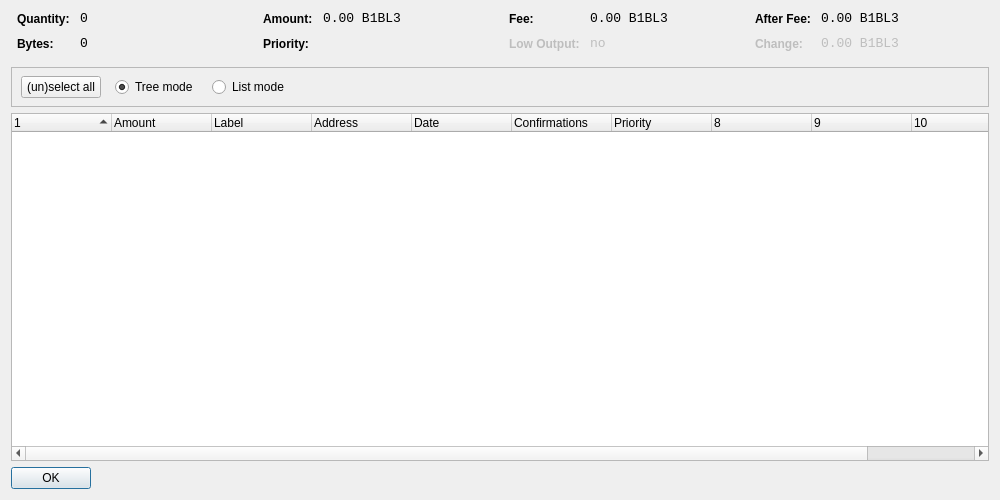
<?xml version="1.0" encoding="UTF-8"?>
<ui version="4.0">
 <class>CoinControlDialog</class>
 <widget class="QDialog" name="CoinControlDialog">
  <property name="geometry">
   <rect>
    <x>0</x>
    <y>0</y>
    <width>1000</width>
    <height>500</height>
   </rect>
  </property>
  <property name="windowTitle">
   <string>Coin Control</string>
  </property>
  <layout class="QVBoxLayout" name="verticalLayout">
   <item>
    <layout class="QHBoxLayout" name="horizontalLayoutTop" stretch="0,0,0,0">
     <property name="topMargin">
      <number>0</number>
     </property>
     <property name="bottomMargin">
      <number>10</number>
     </property>
     <item>
      <layout class="QFormLayout" name="formLayoutCoinControl1">
       <property name="horizontalSpacing">
        <number>10</number>
       </property>
       <property name="verticalSpacing">
        <number>10</number>
       </property>
       <property name="leftMargin">
        <number>6</number>
       </property>
       <property name="rightMargin">
        <number>6</number>
       </property>
       <item row="0" column="0">
        <widget class="QLabel" name="labelCoinControlQuantityText">
         <property name="styleSheet">
          <string notr="true">font-weight:bold;</string>
         </property>
         <property name="text">
          <string>Quantity:</string>
         </property>
        </widget>
       </item>
       <item row="0" column="1">
        <widget class="QLabel" name="labelCoinControlQuantity">
         <property name="font">
          <font>
           <family>Monospace</family>
           <pointsize>10</pointsize>
          </font>
         </property>
         <property name="cursor">
          <cursorShape>IBeamCursor</cursorShape>
         </property>
         <property name="contextMenuPolicy">
          <enum>Qt::ActionsContextMenu</enum>
         </property>
         <property name="text">
          <string notr="true">0</string>
         </property>
         <property name="textInteractionFlags">
          <set>Qt::LinksAccessibleByMouse|Qt::TextSelectableByKeyboard|Qt::TextSelectableByMouse</set>
         </property>
        </widget>
       </item>
       <item row="1" column="0">
        <widget class="QLabel" name="labelCoinControlBytesText">
         <property name="styleSheet">
          <string notr="true">font-weight:bold;</string>
         </property>
         <property name="text">
          <string>Bytes:</string>
         </property>
        </widget>
       </item>
       <item row="1" column="1">
        <widget class="QLabel" name="labelCoinControlBytes">
         <property name="font">
          <font>
           <family>Monospace</family>
           <pointsize>10</pointsize>
          </font>
         </property>
         <property name="cursor">
          <cursorShape>IBeamCursor</cursorShape>
         </property>
         <property name="contextMenuPolicy">
          <enum>Qt::ActionsContextMenu</enum>
         </property>
         <property name="text">
          <string notr="true">0</string>
         </property>
         <property name="textInteractionFlags">
          <set>Qt::LinksAccessibleByMouse|Qt::TextSelectableByKeyboard|Qt::TextSelectableByMouse</set>
         </property>
        </widget>
       </item>
      </layout>
     </item>
     <item>
      <layout class="QFormLayout" name="formLayoutCoinControl2">
       <property name="horizontalSpacing">
        <number>10</number>
       </property>
       <property name="verticalSpacing">
        <number>10</number>
       </property>
       <property name="leftMargin">
        <number>6</number>
       </property>
       <property name="rightMargin">
        <number>6</number>
       </property>
       <item row="0" column="0">
        <widget class="QLabel" name="labelCoinControlAmountText">
         <property name="styleSheet">
          <string notr="true">font-weight:bold;</string>
         </property>
         <property name="text">
          <string>Amount:</string>
         </property>
        </widget>
       </item>
       <item row="0" column="1">
        <widget class="QLabel" name="labelCoinControlAmount">
         <property name="font">
          <font>
           <family>Monospace</family>
           <pointsize>10</pointsize>
          </font>
         </property>
         <property name="cursor">
          <cursorShape>IBeamCursor</cursorShape>
         </property>
         <property name="contextMenuPolicy">
          <enum>Qt::ActionsContextMenu</enum>
         </property>
         <property name="text">
          <string notr="true">0.00 B1BL3</string>
         </property>
         <property name="textInteractionFlags">
          <set>Qt::LinksAccessibleByMouse|Qt::TextSelectableByKeyboard|Qt::TextSelectableByMouse</set>
         </property>
        </widget>
       </item>
       <item row="1" column="0">
        <widget class="QLabel" name="labelCoinControlPriorityText">
         <property name="styleSheet">
          <string notr="true">font-weight:bold;</string>
         </property>
         <property name="text">
          <string>Priority:</string>
         </property>
        </widget>
       </item>
       <item row="1" column="1">
        <widget class="QLabel" name="labelCoinControlPriority">
         <property name="font">
          <font>
           <family>Monospace</family>
           <pointsize>10</pointsize>
          </font>
         </property>
         <property name="cursor">
          <cursorShape>IBeamCursor</cursorShape>
         </property>
         <property name="contextMenuPolicy">
          <enum>Qt::ActionsContextMenu</enum>
         </property>
         <property name="text">
          <string/>
         </property>
         <property name="textInteractionFlags">
          <set>Qt::LinksAccessibleByMouse|Qt::TextSelectableByKeyboard|Qt::TextSelectableByMouse</set>
         </property>
        </widget>
       </item>
      </layout>
     </item>
     <item>
      <layout class="QFormLayout" name="formLayoutCoinControl3">
       <property name="horizontalSpacing">
        <number>10</number>
       </property>
       <property name="verticalSpacing">
        <number>10</number>
       </property>
       <property name="leftMargin">
        <number>6</number>
       </property>
       <property name="rightMargin">
        <number>6</number>
       </property>
       <item row="0" column="0">
        <widget class="QLabel" name="labelCoinControlFeeText">
         <property name="styleSheet">
          <string notr="true">font-weight:bold;</string>
         </property>
         <property name="text">
          <string>Fee:</string>
         </property>
        </widget>
       </item>
       <item row="0" column="1">
        <widget class="QLabel" name="labelCoinControlFee">
         <property name="font">
          <font>
           <family>Monospace</family>
           <pointsize>10</pointsize>
          </font>
         </property>
         <property name="cursor">
          <cursorShape>IBeamCursor</cursorShape>
         </property>
         <property name="contextMenuPolicy">
          <enum>Qt::ActionsContextMenu</enum>
         </property>
         <property name="text">
          <string notr="true">0.00 B1BL3</string>
         </property>
         <property name="textInteractionFlags">
          <set>Qt::LinksAccessibleByMouse|Qt::TextSelectableByKeyboard|Qt::TextSelectableByMouse</set>
         </property>
        </widget>
       </item>
       <item row="1" column="0">
        <widget class="QLabel" name="labelCoinControlLowOutputText">
         <property name="enabled">
          <bool>false</bool>
         </property>
         <property name="styleSheet">
          <string notr="true">font-weight:bold;</string>
         </property>
         <property name="text">
          <string>Low Output:</string>
         </property>
        </widget>
       </item>
       <item row="1" column="1">
        <widget class="QLabel" name="labelCoinControlLowOutput">
         <property name="enabled">
          <bool>false</bool>
         </property>
         <property name="font">
          <font>
           <family>Monospace</family>
           <pointsize>10</pointsize>
          </font>
         </property>
         <property name="cursor">
          <cursorShape>IBeamCursor</cursorShape>
         </property>
         <property name="contextMenuPolicy">
          <enum>Qt::ActionsContextMenu</enum>
         </property>
         <property name="text">
          <string notr="true">no</string>
         </property>
         <property name="textInteractionFlags">
          <set>Qt::LinksAccessibleByMouse|Qt::TextSelectableByKeyboard|Qt::TextSelectableByMouse</set>
         </property>
        </widget>
       </item>
      </layout>
     </item>
     <item>
      <layout class="QFormLayout" name="formLayoutCoinControl4">
       <property name="horizontalSpacing">
        <number>10</number>
       </property>
       <property name="verticalSpacing">
        <number>10</number>
       </property>
       <property name="leftMargin">
        <number>6</number>
       </property>
       <property name="rightMargin">
        <number>6</number>
       </property>
       <item row="0" column="0">
        <widget class="QLabel" name="labelCoinControlAfterFeeText">
         <property name="styleSheet">
          <string notr="true">font-weight:bold;</string>
         </property>
         <property name="text">
          <string>After Fee:</string>
         </property>
        </widget>
       </item>
       <item row="0" column="1">
        <widget class="QLabel" name="labelCoinControlAfterFee">
         <property name="font">
          <font>
           <family>Monospace</family>
           <pointsize>10</pointsize>
          </font>
         </property>
         <property name="cursor">
          <cursorShape>IBeamCursor</cursorShape>
         </property>
         <property name="contextMenuPolicy">
          <enum>Qt::ActionsContextMenu</enum>
         </property>
         <property name="text">
          <string notr="true">0.00 B1BL3</string>
         </property>
         <property name="textInteractionFlags">
          <set>Qt::LinksAccessibleByMouse|Qt::TextSelectableByKeyboard|Qt::TextSelectableByMouse</set>
         </property>
        </widget>
       </item>
       <item row="1" column="0">
        <widget class="QLabel" name="labelCoinControlChangeText">
         <property name="enabled">
          <bool>false</bool>
         </property>
         <property name="styleSheet">
          <string notr="true">font-weight:bold;</string>
         </property>
         <property name="text">
          <string>Change:</string>
         </property>
        </widget>
       </item>
       <item row="1" column="1">
        <widget class="QLabel" name="labelCoinControlChange">
         <property name="enabled">
          <bool>false</bool>
         </property>
         <property name="font">
          <font>
           <family>Monospace</family>
           <pointsize>10</pointsize>
          </font>
         </property>
         <property name="cursor">
          <cursorShape>IBeamCursor</cursorShape>
         </property>
         <property name="contextMenuPolicy">
          <enum>Qt::ActionsContextMenu</enum>
         </property>
         <property name="text">
          <string notr="true">0.00 B1BL3</string>
         </property>
         <property name="textInteractionFlags">
          <set>Qt::LinksAccessibleByMouse|Qt::TextSelectableByKeyboard|Qt::TextSelectableByMouse</set>
         </property>
        </widget>
       </item>
      </layout>
     </item>
    </layout>
   </item>
   <item>
    <widget class="QFrame" name="frame">
     <property name="minimumSize">
      <size>
       <width>0</width>
       <height>40</height>
      </size>
     </property>
     <property name="frameShape">
      <enum>QFrame::StyledPanel</enum>
     </property>
     <property name="frameShadow">
      <enum>QFrame::Sunken</enum>
     </property>
     <widget class="QWidget" name="horizontalLayoutWidget">
      <property name="geometry">
       <rect>
        <x>10</x>
        <y>0</y>
        <width>781</width>
        <height>41</height>
       </rect>
      </property>
      <layout class="QHBoxLayout" name="horizontalLayoutPanel" stretch="0,0,0,0,0">
       <property name="spacing">
        <number>14</number>
       </property>
       <item>
        <widget class="QPushButton" name="pushButtonSelectAll">
         <property name="sizePolicy">
          <sizepolicy hsizetype="Maximum" vsizetype="Fixed">
           <horstretch>0</horstretch>
           <verstretch>0</verstretch>
          </sizepolicy>
         </property>
         <property name="text">
          <string>(un)select all</string>
         </property>
        </widget>
       </item>
       <item>
        <widget class="QRadioButton" name="radioTreeMode">
         <property name="sizePolicy">
          <sizepolicy hsizetype="Maximum" vsizetype="Fixed">
           <horstretch>0</horstretch>
           <verstretch>0</verstretch>
          </sizepolicy>
         </property>
         <property name="text">
          <string>Tree mode</string>
         </property>
         <property name="checked">
          <bool>true</bool>
         </property>
        </widget>
       </item>
       <item>
        <widget class="QRadioButton" name="radioListMode">
         <property name="sizePolicy">
          <sizepolicy hsizetype="Maximum" vsizetype="Fixed">
           <horstretch>0</horstretch>
           <verstretch>0</verstretch>
          </sizepolicy>
         </property>
         <property name="text">
          <string>List mode</string>
         </property>
        </widget>
       </item>
       <item>
        <spacer name="horizontalSpacer">
         <property name="orientation">
          <enum>Qt::Horizontal</enum>
         </property>
         <property name="sizeHint" stdset="0">
          <size>
           <width>40</width>
           <height>20</height>
          </size>
         </property>
        </spacer>
       </item>
      </layout>
     </widget>
    </widget>
   </item>
   <item>
    <widget class="CoinControlTreeWidget" name="treeWidget">
     <property name="contextMenuPolicy">
      <enum>Qt::CustomContextMenu</enum>
     </property>
     <property name="sortingEnabled">
      <bool>false</bool>
     </property>
     <property name="columnCount">
      <number>11</number>
     </property>
     <attribute name="headerShowSortIndicator" stdset="0">
      <bool>true</bool>
     </attribute>
     <attribute name="headerStretchLastSection">
      <bool>false</bool>
     </attribute>
     <column>
      <property name="text">
       <string/>
      </property>
     </column>
     <column>
      <property name="text">
       <string>Amount</string>
      </property>
     </column>
     <column>
      <property name="text">
       <string>Label</string>
      </property>
     </column>
     <column>
      <property name="text">
       <string>Address</string>
      </property>
     </column>
     <column>
      <property name="text">
       <string>Date</string>
      </property>
     </column>
     <column>
      <property name="text">
       <string>Confirmations</string>
      </property>
      <property name="toolTip">
       <string>Confirmed</string>
      </property>
     </column>
     <column>
      <property name="text">
       <string>Priority</string>
      </property>
     </column>
     <column>
      <property name="text">
       <string/>
      </property>
     </column>
     <column>
      <property name="text">
       <string/>
      </property>
     </column>
     <column>
      <property name="text">
       <string/>
      </property>
     </column>
     <column>
      <property name="text">
       <string/>
      </property>
     </column>
    </widget>
   </item>
   <item>
    <widget class="QDialogButtonBox" name="buttonBox">
     <property name="sizePolicy">
      <sizepolicy hsizetype="Maximum" vsizetype="Fixed">
       <horstretch>0</horstretch>
       <verstretch>0</verstretch>
      </sizepolicy>
     </property>
     <property name="orientation">
      <enum>Qt::Horizontal</enum>
     </property>
     <property name="standardButtons">
      <set>QDialogButtonBox::Ok</set>
     </property>
    </widget>
   </item>
  </layout>
 </widget>
 <customwidgets>
  <customwidget>
   <class>CoinControlTreeWidget</class>
   <extends>QTreeWidget</extends>
   <header>coincontroltreewidget.h</header>
  </customwidget>
 </customwidgets>
 <resources/>
 <connections/>
</ui>
